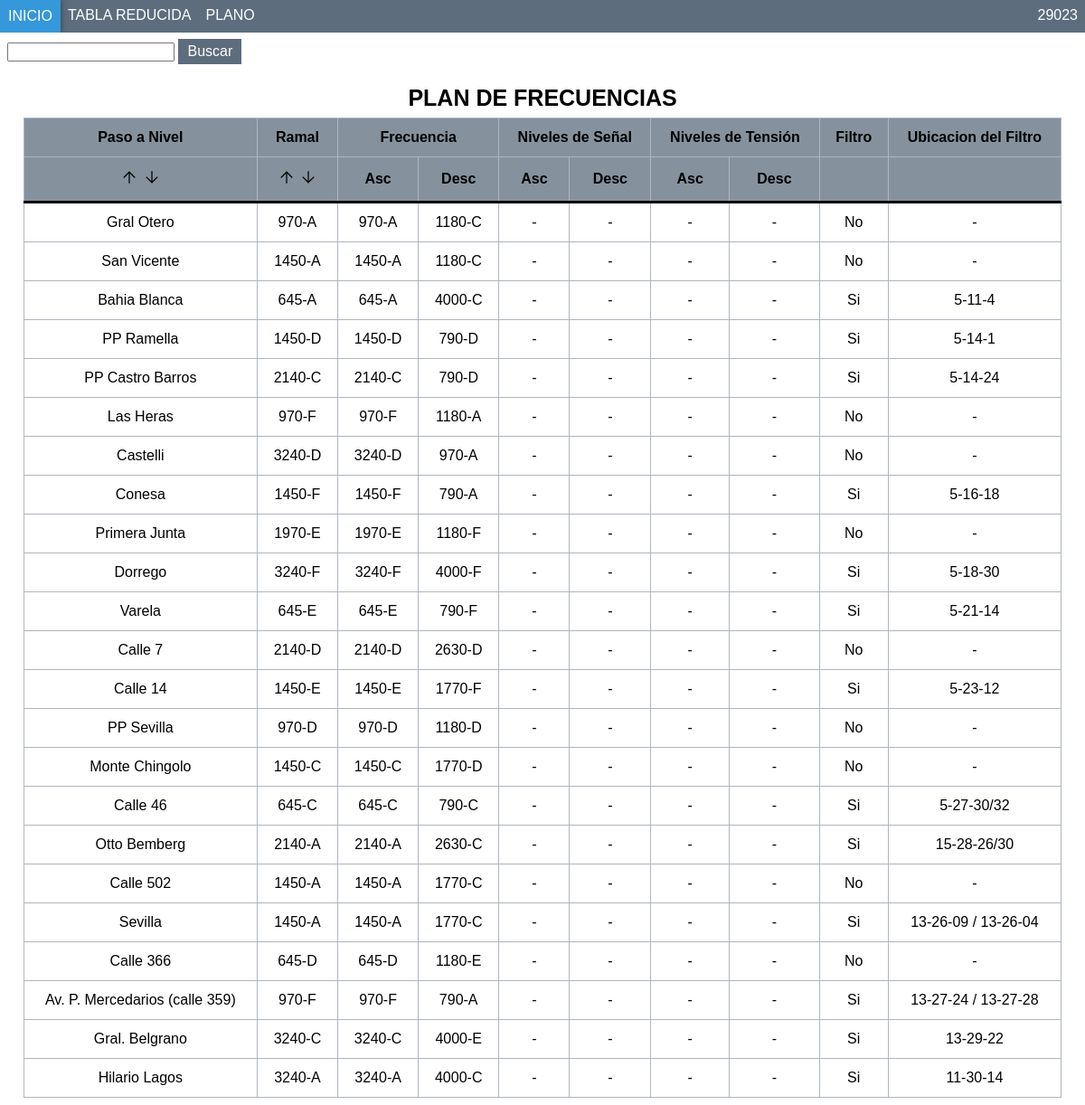
Page /Paginas/mecanico/plan_de_frecuencias/ver_mas_info.php (signed in) on the committed database.
### tables this page shows
CREATE TABLE `plan_de_frecuencias` (
  `id_plan_de_frecuencia` int(10) NOT NULL,
  `nombre_paso_nivel` varchar(250) NOT NULL,
  `ramal` varchar(250) NOT NULL,
  `frecuencia_asc` varchar(250) NOT NULL,
  `frecuencia_desc` varchar(250) NOT NULL,
  `señal_asc` varchar(250) NOT NULL,
  `señal_desc` varchar(250) NOT NULL,
  `tension_asc` varchar(250) NOT NULL,
  `tension_desc` varchar(250) NOT NULL,
  `filtro` varchar(250) NOT NULL,
  `ubicacion` varchar(250) NOT NULL,
  `plan_de_frecuencia` varchar(250) NOT NULL
);

### Paginas/mecanico/plan_de_frecuencias/ver_mas_info.php (the view, shortened to what this page needs)
<?php
    $conexion=conectar();
    $legajo = $_SESSION['legajo'];
    $sql="SELECT * FROM plan_de_frecuencias";
    $query= mysqli_query($conexion,$sql);
?>
<!DOCTYPE html>
<html lang="es">
    <head>
        <link rel="stylesheet" href="../../../CSS/estiloMenuHorizontal.css"/>
        <link rel="stylesheet" href="../../../CSS/estiloTablaPF.css"/>
        <link rel="stylesheet" href="../../../CSS/estiloBuscador.css"/>
    </head>
    <header>
      <nav class="navMenu">
            <li><a href="../inicio_mecanico.php" >Inicio</a></li>
            <li><a href="tabla_plan_de_frecuencias.php">Tabla Reducida</a></li>
            <li><a href="ver_plano_plan_de_frecuencias.php">Plano</a></li>
            <li class="legajo"><a href="#"><?php echo $legajo; ?></a></li>
      </nav>
    </header>
    <body>
        <div>
            <form action="ver_mas_info.php" method="POST" class="buscador">
                <input type="text" id="buscar" name="buscar" value="<?php echo isset($_POST['buscar']) ? htmlspecialchars($_POST['buscar'], ENT_QUOTES) : ''; ?>" >
                <input class="boton" type="submit" value="Buscar">
            </form>
            <table class="content-table">
            <caption><a href="ver_mas_info.php" style="color:black; text-decoration: none;" >PLAN DE FRECUENCIAS</a></caption>
                <thead>
                    <tr>
                        <th scope="row">Paso a Nivel</th>
                        <th>Ramal</th>
                        <th colspan="2">Frecuencia</th>
                        <th colspan="2">Niveles de Señal</th>
                        <th colspan="2">Niveles de Tensión</th>
                        <th>Filtro</th>
                        <th>Ubicacion del Filtro</th>
                    </tr>
                    <tr class="filas">
                        <th scope="row">
                        <div class="float-right">
                                <?php if (isset($_GET['columna']) && $_GET['columna'] == 'nombre_paso_nivel' && $_GET['tipo'] == 'ASC'): ?>
                                    <svg xmlns="http://www.w3.org/2000/svg" height="20" viewBox="0 96 960 960" width="20"><path d="M450 896V370L202 618l-42-42 320-320 320 320-42 42-248-248v526h-60Z"/></svg>
                                <?php else : ?>
                                    <a href="ver_mas_info.php?columna=nombre_paso_nivel&tipo=asc"><svg xmlns="http://www.w3.org/2000/svg" height="20" viewBox="0 96 960 960" width="20"><path d="M450 896V370L202 618l-42-42 320-320 320 320-42 42-248-248v526h-60Z"/></svg></a>
                                <?php endif; ?>
                                <?php if (isset($_GET['columna']) && $_GET['columna'] == 'nombre_paso_nivel' && $_GET['tipo'] == 'DESC') : ?>
                                    <svg xmlns="http://www.w3.org/2000/svg" height="20" viewBox="0 96 960 960" width="20"><path d="M480 896 160 576l42-42 248 248V256h60v526l248-248 42 42-320 320Z"/></svg>
                                <?php else : ?>
                                    <a href="ver_mas_info.php?columna=nombre_paso_nivel&tipo=desc"><svg xmlns="http://www.w3.org/2000/svg" height="20" viewBox="0 96 960 960" width="20"><path d="M480 896 160 576l42-42 248 248V256h60v526l248-248 42 42-320 320Z"/></svg></a>
                                <?php endif; ?>
                            </div>
                        </th>
                        <th>
                        <div class="float-right">
                            <?php if (isset($_GET['columna']) && $_GET['columna'] == 'ramal' && $_GET['tipo'] == 'ASC'): ?>
                                <svg xmlns="http://www.w3.org/2000/svg" height="20" viewBox="0 96 960 960" width="20"><path d="M450 896V370L202 618l-42-42 320-320 320 320-42 42-248-248v526h-60Z"/></svg>
                            <?php else : ?>
                                <a href="tabla_usuario.php?columna=ramal&tipo=asc"><svg xmlns="http://www.w3.org/2000/svg" height="20" viewBox="0 96 960 960" width="20"><path d="M450 896V370L202 618l-42-42 320-320 320 320-42 42-248-248v526h-60Z"/></svg></a>
                            <?php endif; ?>
                            <?php if (isset($_GET['columna']) && $_GET['columna'] == 'ramal' && $_GET['tipo'] == 'DESC') : ?>
                                <svg xmlns="http://www.w3.org/2000/svg" height="20" viewBox="0 96 960 960" width="20"><path d="M480 896 160 576l42-42 248 248V256h60v526l248-248 42 42-320 320Z"/></svg>
                            <?php else : ?>
                                <a href="tabla_usuario.php?columna=ramal&tipo=desc"><svg xmlns="http://www.w3.org/2000/svg" height="20" viewBox="0 96 960 960" width="20"><path d="M480 896 160 576l42-42 248 248V256h60v526l248-248 42 42-320 320Z"/></svg></a>
                            <?php endif; ?>
                        </div>
                        </th>
                        <th>Asc</th>
                        <th>Desc</th>
                        <th>Asc</th>
                        <th>Desc</th>
                        <th>Asc</th>
                        <th>Desc</th>
                        <th></th>
                        <th></th>
                    </tr>
                </thead>
                <tbody>
                    <?php
                         while($row=mysqli_fetch_array($query)){
                    ?>
                    <tr align="center">
                        <td scope="col"><?php echo $row['nombre_paso_nivel']?></td>
                        <td><?php echo $row['frecuencia_asc']?></td>
                        <td><?php echo $row['frecuencia_asc']?></td>
                        <td><?php echo $row['frecuencia_desc']?></td>
                        <td><?php echo $row['señal_asc']?></td>
                        <td><?php echo $row['señal_desc']?></td>
                        <td><?php echo $row['tension_asc']?></td>
                        <td><?php echo $row['tension_desc']?></td>
                        <td><?php echo $row['filtro']?></td>
                        <td><?php echo $row['ubicacion']?></td>
                    </tr>
                    <?php
                         }
                    ?>
                </tbody>
            </table>
        </div>
    </body>
</html>

### CSS/estiloMenuHorizontal.css (style rules this page uses)
* { font-family: Arial; }
header { margin: auto; width: 100%; display: table; }
.navMenu { list-style-type: none; margin: 0; padding: 0; overflow: hidden; background-color: #5D6D7E; position: fixed; top: 0; left: 0; width: 100%; }
li { float: left; }
.legajo { float: right; }
li a { display: block; padding: 8px; color: white; text-decoration: none; text-transform: uppercase; }
.navMenu:after { content: ""; display: table; clear: both; }

### CSS/estiloTablaPF.css (style rules this page uses)
.content-table { border-collapse: collapse; table-layout:auto; width: 97%; margin-left: auto; margin-right: auto; }
th, td { padding: 12px 15px; text-align: middle; font-family: Arial; border-bottom: solid 1px #AEB6BF; border: solid 1px #AEB6BF; }
caption { font-size: 25px; font-family: Arial; padding: 0.3em; text-transform: uppercase; font-weight: bold; }
thead { border-collapse: collapse; background-color: #85929E; border-bottom: solid 3px black; text-align: center; }

### CSS/estiloBuscador.css (style rules this page uses)
.buscador { margin-top:35px; margin-bottom: 15px; }
.boton { background-color: #5D6D7E; color: white; padding: 5px 10px; margin-right: 16px; font-size: 30px; border: none; cursor: pointer; font-size: 16px; }

### rows in the picture
plan_de_frecuencias: nombre_paso_nivel "Gral Otero", frecuencia_asc "970-A", frecuencia_desc "1180-C", señal_asc "-", señal_desc "-", tension_asc "-", tension_desc "-", filtro "No", ubicacion "-"
plan_de_frecuencias: nombre_paso_nivel "San Vicente", frecuencia_asc "1450-A", frecuencia_desc "1180-C", señal_asc "-", señal_desc "-", tension_asc "-", tension_desc "-", filtro "No", ubicacion "-"
plan_de_frecuencias: nombre_paso_nivel "Bahia Blanca", frecuencia_asc "645-A", frecuencia_desc "4000-C", señal_asc "-", señal_desc "-", tension_asc "-", tension_desc "-", filtro "Si", ubicacion "5-11-4"
plan_de_frecuencias: nombre_paso_nivel "PP Ramella", frecuencia_asc "1450-D", frecuencia_desc "790-D", señal_asc "-", señal_desc "-", tension_asc "-", tension_desc "-", filtro "Si", ubicacion "5-14-1"
plan_de_frecuencias: nombre_paso_nivel "PP Castro Barros", frecuencia_asc "2140-C", frecuencia_desc "790-D", señal_asc "-", señal_desc "-", tension_asc "-", tension_desc "-", filtro "Si", ubicacion "5-14-24"
plan_de_frecuencias: nombre_paso_nivel "Las Heras", frecuencia_asc "970-F", frecuencia_desc "1180-A", señal_asc "-", señal_desc "-", tension_asc "-", tension_desc "-", filtro "No", ubicacion "-"
plan_de_frecuencias: nombre_paso_nivel "Castelli", frecuencia_asc "3240-D", frecuencia_desc "970-A", señal_asc "-", señal_desc "-", tension_asc "-", tension_desc "-", filtro "No", ubicacion "-"
plan_de_frecuencias: nombre_paso_nivel "Conesa", frecuencia_asc "1450-F", frecuencia_desc "790-A", señal_asc "-", señal_desc "-", tension_asc "-", tension_desc "-", filtro "Si", ubicacion "5-16-18"
plan_de_frecuencias: nombre_paso_nivel "Primera Junta", frecuencia_asc "1970-E", frecuencia_desc "1180-F", señal_asc "-", señal_desc "-", tension_asc "-", tension_desc "-", filtro "No", ubicacion "-"
plan_de_frecuencias: nombre_paso_nivel "Dorrego", frecuencia_asc "3240-F", frecuencia_desc "4000-F", señal_asc "-", señal_desc "-", tension_asc "-", tension_desc "-", filtro "Si", ubicacion "5-18-30"
plan_de_frecuencias: nombre_paso_nivel "Varela", frecuencia_asc "645-E", frecuencia_desc "790-F", señal_asc "-", señal_desc "-", tension_asc "-", tension_desc "-", filtro "Si", ubicacion "5-21-14"
plan_de_frecuencias: nombre_paso_nivel "Calle 7", frecuencia_asc "2140-D", frecuencia_desc "2630-D", señal_asc "-", señal_desc "-", tension_asc "-", tension_desc "-", filtro "No", ubicacion "-"
plan_de_frecuencias: nombre_paso_nivel "Calle 14", frecuencia_asc "1450-E", frecuencia_desc "1770-F", señal_asc "-", señal_desc "-", tension_asc "-", tension_desc "-", filtro "Si", ubicacion "5-23-12"
plan_de_frecuencias: nombre_paso_nivel "PP Sevilla", frecuencia_asc "970-D", frecuencia_desc "1180-D", señal_asc "-", señal_desc "-", tension_asc "-", tension_desc "-", filtro "No", ubicacion "-"
plan_de_frecuencias: nombre_paso_nivel "Monte Chingolo", frecuencia_asc "1450-C", frecuencia_desc "1770-D", señal_asc "-", señal_desc "-", tension_asc "-", tension_desc "-", filtro "No", ubicacion "-"
plan_de_frecuencias: nombre_paso_nivel "Calle 46", frecuencia_asc "645-C", frecuencia_desc "790-C", señal_asc "-", señal_desc "-", tension_asc "-", tension_desc "-", filtro "Si", ubicacion "5-27-30/32"
plan_de_frecuencias: nombre_paso_nivel "Otto Bemberg", frecuencia_asc "2140-A", frecuencia_desc "2630-C", señal_asc "-", señal_desc "-", tension_asc "-", tension_desc "-", filtro "Si", ubicacion "15-28-26/30"
plan_de_frecuencias: nombre_paso_nivel "Calle 502", frecuencia_asc "1450-A", frecuencia_desc "1770-C", señal_asc "-", señal_desc "-", tension_asc "-", tension_desc "-", filtro "No", ubicacion "-"
plan_de_frecuencias: nombre_paso_nivel "Sevilla", frecuencia_asc "1450-A", frecuencia_desc "1770-C", señal_asc "-", señal_desc "-", tension_asc "-", tension_desc "-", filtro "Si", ubicacion "13-26-09 / 13-26-04"
plan_de_frecuencias: nombre_paso_nivel "Calle 366", frecuencia_asc "645-D", frecuencia_desc "1180-E", señal_asc "-", señal_desc "-", tension_asc "-", tension_desc "-", filtro "No", ubicacion "-"
plan_de_frecuencias: nombre_paso_nivel "Av. P. Mercedarios (calle 359)", frecuencia_asc "970-F", frecuencia_desc "790-A", señal_asc "-", señal_desc "-", tension_asc "-", tension_desc "-", filtro "Si", ubicacion "13-27-24 / 13-27-28"
plan_de_frecuencias: nombre_paso_nivel "Gral. Belgrano", frecuencia_asc "3240-C", frecuencia_desc "4000-E", señal_asc "-", señal_desc "-", tension_asc "-", tension_desc "-", filtro "Si", ubicacion "13-29-22"
plan_de_frecuencias: nombre_paso_nivel "Hilario Lagos", frecuencia_asc "3240-A", frecuencia_desc "4000-C", señal_asc "-", señal_desc "-", tension_asc "-", tension_desc "-", filtro "Si", ubicacion "11-30-14"

### other values in the picture
$legajo "29023"
